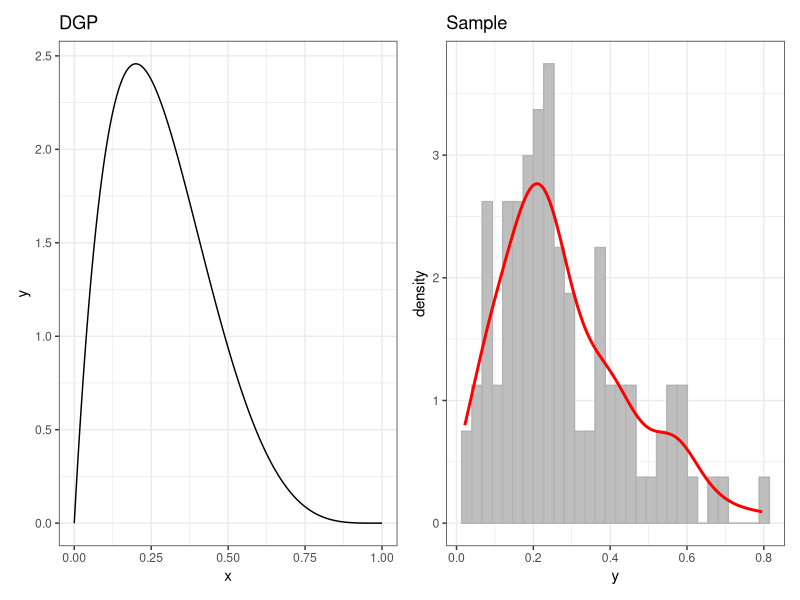
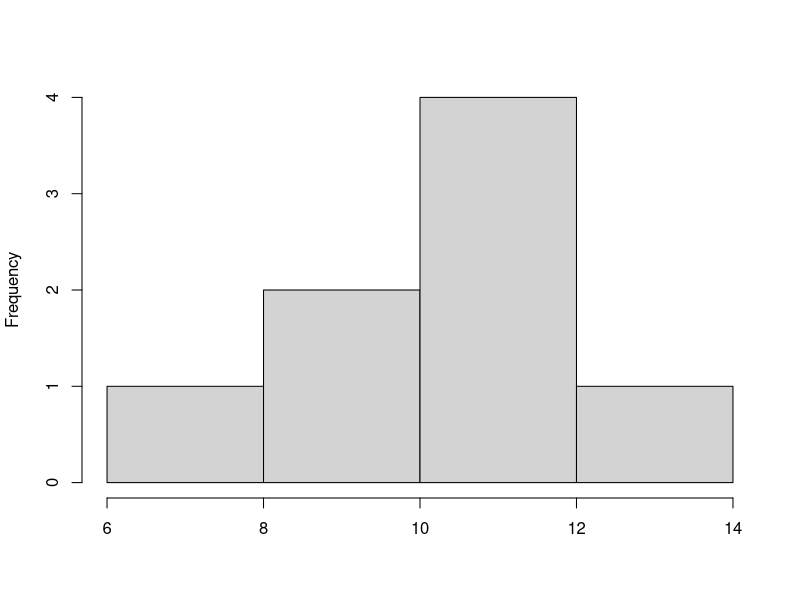
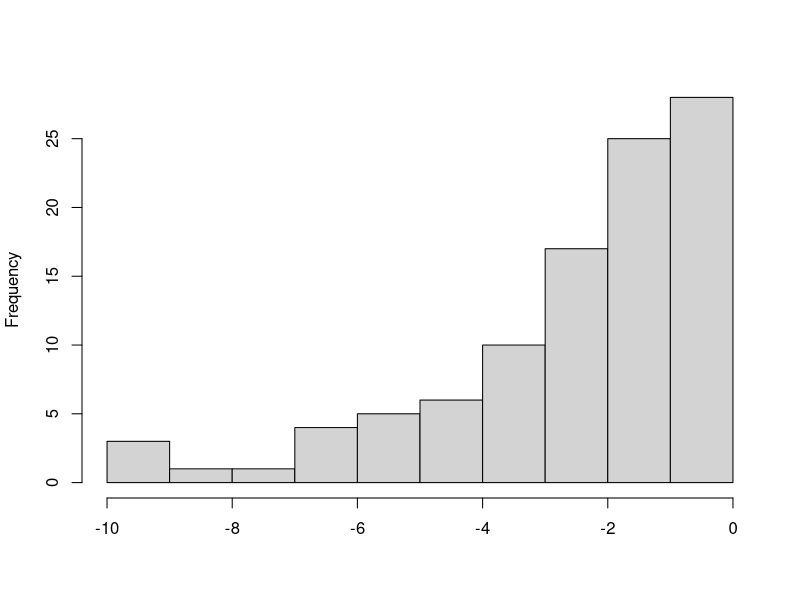
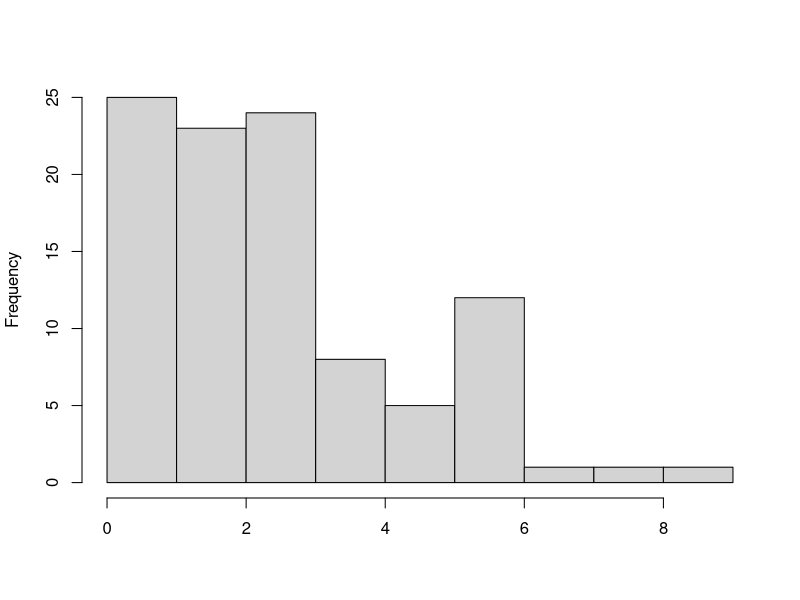
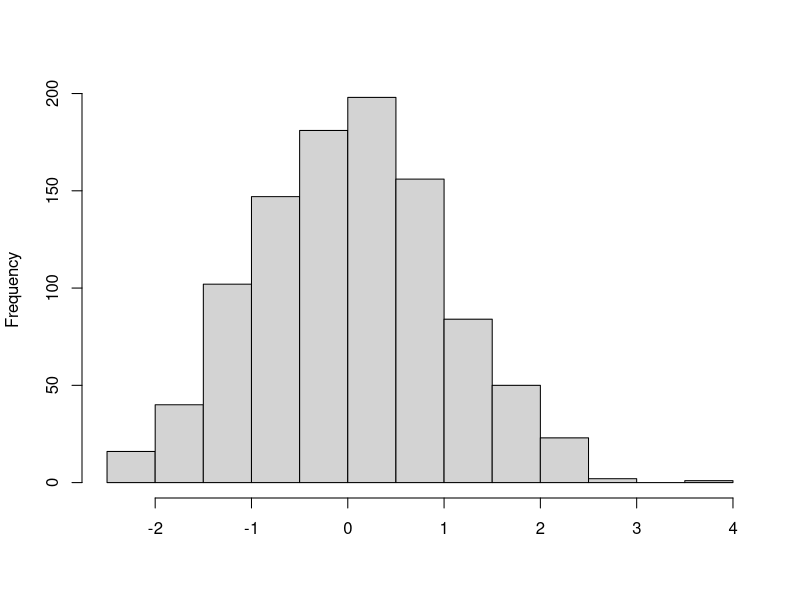
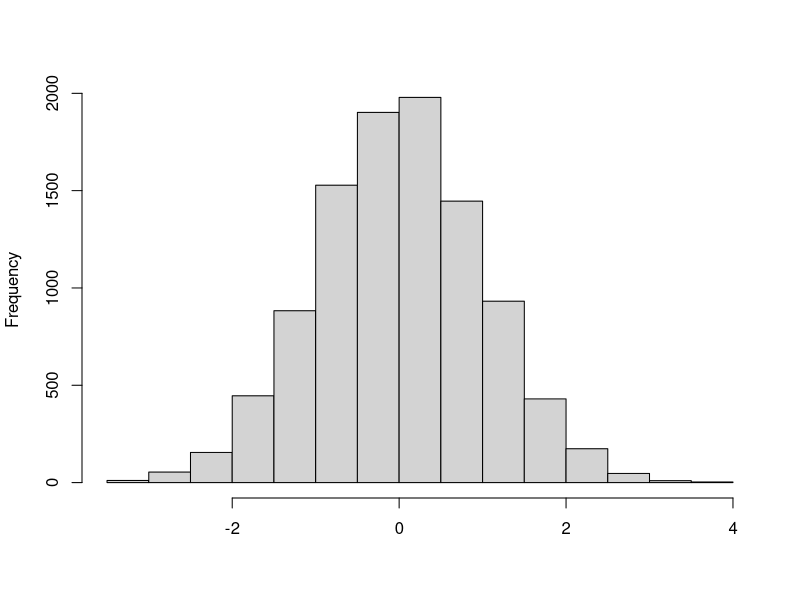
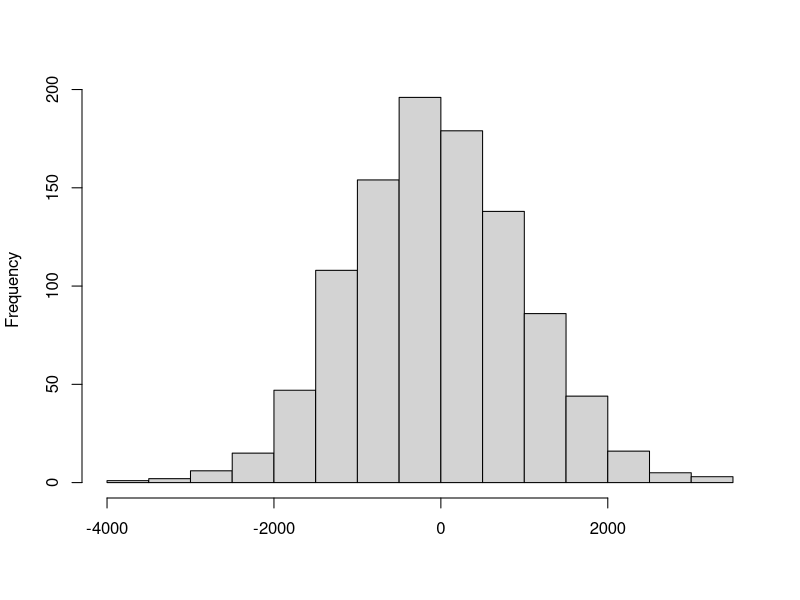
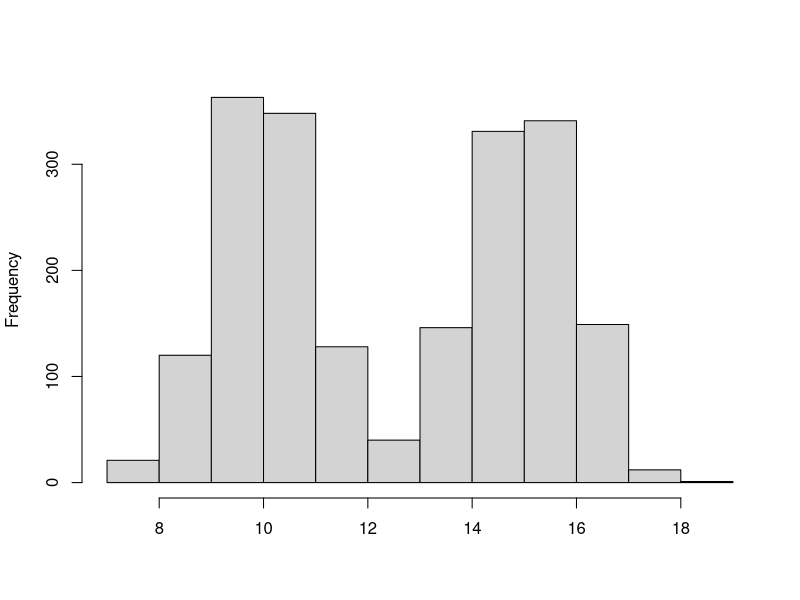

These figures' R source, in order:
## ---- chunk 1
library(tidyverse)
library(patchwork)
g1 <- seq(0, 1, length.out = 1000) |> 
  dbeta(shape1 = 2, shape2 = 5) |> 
  tibble(x = seq(0, 1, length.out = 1000), y = _) |>
  ggplot(aes(x, y)) + geom_line() + theme_bw() +
  ggtitle("DGP")

g2 <- rbeta(100, shape1 = 2, shape2 = 5) |> 
  tibble(y = _) |>
  ggplot(aes(y)) + 
    geom_histogram(aes(y = ..density..), col = "gray70", fill = "gray") +
    geom_density(col = "red", lwd = 1) +
    theme_bw() +
    ggtitle("Sample")

g1 + g2
## ---- chunk 2
set.seed(6)
working_1 <- rnorm(8, 10, 2) |> round(1)
working_1
## ---- chunk 3
working_1
## ---- chunk 4
library(tidyverse)
working_1
working_1 |> hist(xlab = "", main = "")
## ---- chunk 5
(rchisq(100, 3) * -1) |> hist(xlab = "", main = "")
## ---- chunk 6
rchisq(100, 3) |> hist(xlab = "", main = "")
## ---- chunk 7
rnorm(1000) |> hist(xlab = "", main = "")

## ---- chunk 8
rnorm(10000) |> hist(main = "", xlab = "") 
## ---- chunk 9
rnorm(1000, sd = 1000) |> hist(main = "", xlab = "") 
## ---- chunk 10
c(rnorm(1000, 10), rnorm(1000,15)) |> hist(xlab = "", main = "")
## ---- chunk 11
rnorm(1000) |> hist(main = "", xlab = "")
## ---- chunk 12
rnorm(100, sd = 4) |> hist(main = "", xlab = "")
## ---- chunk 13
c(rnorm(100), rnorm(30, mean = 5)) |> hist(main = "", xlab = "")
